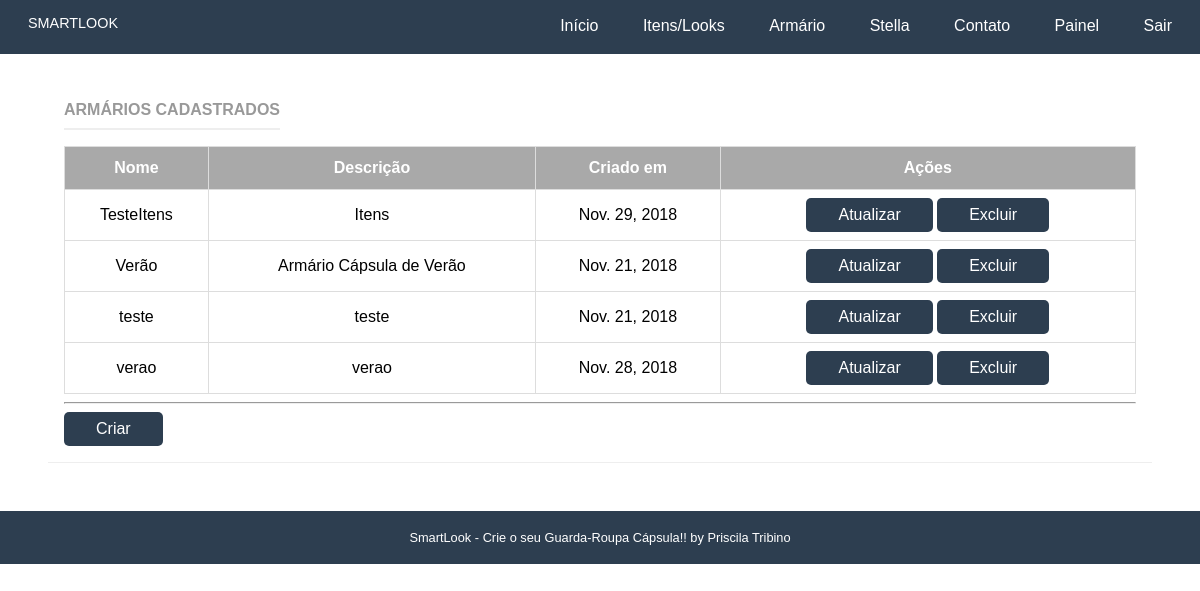
Page /armario/armarios/ (signed in) on the committed database.
### armario/models.py (models this page shows, shortened)
class Armario(models.Model):
    name = models.CharField('Nome', max_length=50, blank=False)
    slug = models.SlugField('Atalho')
    descricao = models.CharField('Descrição', max_length=100, blank=True)
    created_at = models.DateField('Criado em', auto_now_add=True)
    updated_at = models.DateField('Atualizado em', auto_now=True)
    user = models.ForeignKey(settings.AUTH_USER_MODEL, blank=False, on_delete=models.PROTECT, related_name='user')
    objetos = models.Manager()
    class Meta:
        verbose_name = 'Armário'
        verbose_name_plural = 'Armários'
        ordering = ['name']

### armario/views.py (the view)
# urls.py: path('armarios/', ArmarioListView.as_view(), name="lista_armarios"),
class ArmarioListView(ListView):
    template_name = "armario/lista.html"
    model = Armario
    fields = '__all__'
    context_object_name = "armario"

### armario/templates/armario/lista.html (shortened to what this page needs)
{% extends "base.html" %}
{% load static %}
{% load staticfiles %}
{% block content %}
<div class="pure-g-r content-ribbon">
    <div class="pure-u-1">
        <div class="l-box">
            <div class="card">
                <h4 class="content-subhead">Armários Cadastrados</h4>
                {% if armario|length > 0 %}
                <div style="overflow-x:auto;">
                    <table id="customers">
                        <tr>
                            <th>Nome</th>
                            <th class="th-sm">Descrição</th>
                            <th class="th-sm">Criado em</th>
                            <th class="th-sm">Ações</th>
                        </tr>
                        {% for armario in armario %}
                        <tr>
                            <td> {{ armario.name}}</td>
                            <td> {{ armario.descricao }}</td>
                            <td> {{ armario.created_at }}</td>
                            <td>
                                <a href="{% url 'armario:atualiza_armarios' pk=armario.id %}"
                                   class="pure-button primary-button">Atualizar </a>
                                <a href="{% url 'armario:deleta_armario' pk=armario.id %}"
                                   class="pure-button primary-button">Excluir</a>
                            </td>
                        </tr>
                        {% endfor %}
                    </table>
                </div>
                {% else %}
                <div class="content-subhead"></div>
                <br>
                <p class="content"><b>Nenhum Armário cadastrado.</b></p>
                <p class="content">Crie já o seu!! Se precisar de ajuda, fale com a <a href="#">Stella!</a></p>
            </div>
            {% endif %}
            <hr/>
            <div class="text-right">
                <a href="{% url 'armario:armario_cadastrar' %}" class="pure-button primary-button">Criar</a>
                <br>
            </div>
        </div>
    </div>
</div>
</div>
{% endblock %}

### core/static/css/pure-min.css (style rules this page uses)
html { font-size:100%;-ms-text-size-adjust:100%;-webkit-text-size-adjust:100% }
html,button,input,select,textarea { font-family:sans-serif }
body { margin:0 }
h4 { font-size:1em;margin:1.33em 0 }
hr { -moz-box-sizing:content-box;box-sizing:content-box;height:0 }
table { border-collapse:collapse;border-spacing:0 }
.pure-button { display:inline-block;*display:inline;zoom:1;line-height:normal;white-space:nowrap;vertical-align:baseline;text-align:center;cursor:pointer;-webkit-user-drag:none;-webkit-user-select:none;-moz-user-select:none;-ms-user-select:none;user-select:none }
.pure-button { font-size:100%;*font-size:90%;*overflow:visible;padding:.5em 1.5em;color:#444;color:rgba(0,0,0,.8);*color:#444;border:1px solid #999;border:0 rgba(0,0,0,0);background-color:#E6E6E6;text-decoration:none;border-radius:2px;-webkit-transition:.1s linear -webkit-box-shadow;-moz-transition:.1s linear -moz-box-shadow;-ms-transition:.1s linear box-shadow;-o-transition:.1s linear box-shadow;transition:.1s linear box-shadow }
.pure-u-1,.pure-u-1-2,.pure-u-1-3,.pure-u-2-3,.pure-u-1-4,.pure-u-3-4,.pure-u-1-5,.pure-u-2-5,.pure-u-3-5,.pure-u-4-5,.pure-u-1-6,.pure-u-5-6,.pure-u-1-8,.pure-u-3-8,.pure-u-5-8,.pure-u-7-8,.pure-u-1-12,.pure-u-5-12,.pure-u-7-12,.pure-u-11-12,.pure-u-1-24,.pure-u-5-24,.pure-u-7-24,.pure-u-11-24,.pure-u-13-24,.pure-u-17-24,.pure-u-19-24,.pure-u-23-24 { display:inline-block;*display:inline;zoom:1;letter-spacing:normal;word-spacing:normal;vertical-align:top;text-rendering:auto }
.pure-u-1 { width:100% }
.pure-g-r { letter-spacing:-.31em;*letter-spacing:normal;*word-spacing:-.43em;font-family:FreeSans,Arimo,"Droid Sans",Helvetica,Arial,sans-serif;display:-webkit-flex;-webkit-flex-flow:row wrap;display:-ms-flexbox;-ms-flex-flow:row wrap }
.pure-g-r [class *="pure-u"] { font-family:sans-serif }

### core/static/css/styles.css (style rules this page uses)
* { -webkit-box-sizing: border-box; -moz-box-sizing: border-box; box-sizing: border-box; }
body { margin: 0 auto; line-height: 1.7em; }
.l-box { padding: 1em; }
body .primary-button { background: #2d3e50; color: #fff; }
.content .content-subhead { color: #999; padding-bottom: 0.3em; text-transform: uppercase; margin: 0; border-bottom: 2px solid #eee; display: inline-block; }
.content .content-ribbon { margin: 3em; border-bottom: 1px solid #eee; }
.pure-button { background-color: #2c3d50; color: white; padding: 0.5em 2em; border-radius: 5px; }
#customers { font-family: "Trebuchet MS", Arial, Helvetica, sans-serif; border-collapse: collapse; width: 100%; }
#customers td, #customers th { border: 1px solid #ddd; padding: 8px; text-align: center; vertical-align: middle; }
#customers tr:nth-child(even) { background-color: white; }
#customers th { padding-top: 12px; padding-bottom: 12px; text-align: center; background-color: #A9A9A9; color: white; }

### rows in the picture
Armario: name "TesteItens", descricao "Itens", created_at "Nov. 29, 2018"
Armario: name "Verão", descricao "Armário Cápsula de Verão", created_at "Nov. 21, 2018"
Armario: name "teste", descricao "teste", created_at "Nov. 21, 2018"
Armario: name "verao", descricao "verao", created_at "Nov. 28, 2018"
